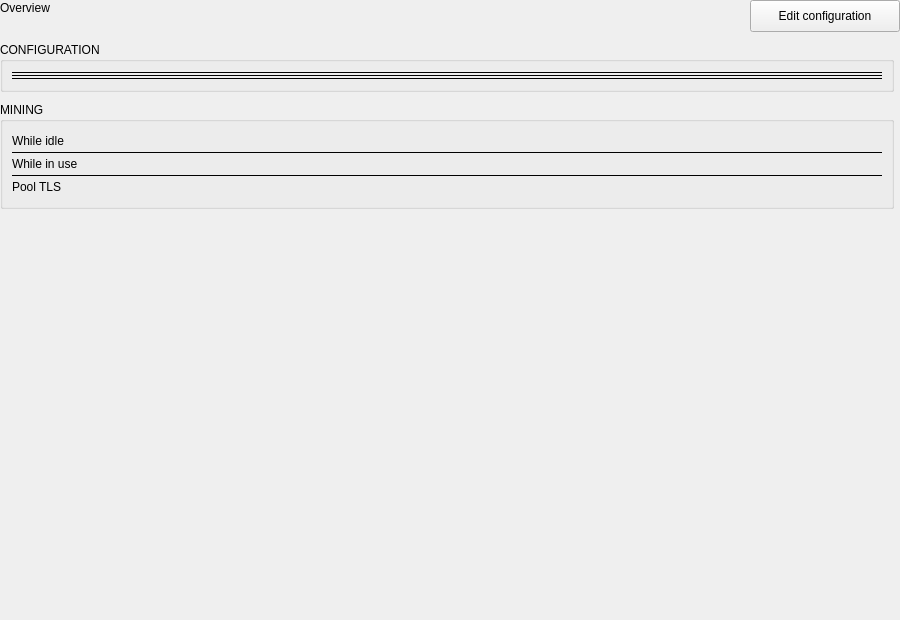
<?xml version="1.0" encoding="UTF-8"?>
<ui version="4.0">
 <class>DashboardPage</class>
 <widget class="QWidget" name="DashboardPage">
  <property name="geometry">
   <rect>
    <x>0</x>
    <y>0</y>
    <width>900</width>
    <height>620</height>
   </rect>
  </property>
  <layout class="QVBoxLayout" name="rootLayout">
   <property name="spacing">
    <number>10</number>
   </property>
   <property name="leftMargin">
    <number>0</number>
   </property>
   <property name="topMargin">
    <number>0</number>
   </property>
   <property name="rightMargin">
    <number>0</number>
   </property>
   <property name="bottomMargin">
    <number>0</number>
   </property>
   <item>
    <layout class="QHBoxLayout" name="headerLayout" stretch="1,0">
     <property name="spacing">
      <number>10</number>
     </property>
     <item>
      <layout class="QVBoxLayout" name="headerText">
       <property name="spacing">
        <number>1</number>
       </property>
       <item>
        <widget class="QLabel" name="sectionTitle">
         <property name="text">
          <string>Overview</string>
         </property>
        </widget>
       </item>
       <item>
        <widget class="QLabel" name="sectionHint">
         <property name="text">
          <string/>
         </property>
         <property name="role" stdset="0">
          <string notr="true">dim</string>
         </property>
        </widget>
       </item>
      </layout>
     </item>
     <item>
      <widget class="QPushButton" name="editButton">
       <property name="minimumSize">
        <size>
         <width>150</width>
         <height>32</height>
        </size>
       </property>
       <property name="maximumSize">
        <size>
         <width>16777215</width>
         <height>32</height>
        </size>
       </property>
       <property name="cursor">
        <cursorShape>PointingHandCursor</cursorShape>
       </property>
       <property name="text">
        <string>Edit configuration</string>
       </property>
       <property name="primary" stdset="0">
        <bool>true</bool>
       </property>
      </widget>
     </item>
    </layout>
   </item>
   <item>
    <widget class="QScrollArea" name="scrollArea">
     <property name="frameShape">
      <enum>QFrame::Shape::NoFrame</enum>
     </property>
     <property name="horizontalScrollBarPolicy">
      <enum>Qt::ScrollBarPolicy::ScrollBarAlwaysOff</enum>
     </property>
     <property name="widgetResizable">
      <bool>true</bool>
     </property>
     <widget class="QWidget" name="scrollContents">
      <property name="geometry">
       <rect>
        <x>0</x>
        <y>0</y>
        <width>884</width>
        <height>560</height>
       </rect>
      </property>
      <layout class="QVBoxLayout" name="contentLayout">
       <property name="spacing">
        <number>10</number>
       </property>
       <property name="leftMargin">
        <number>0</number>
       </property>
       <property name="topMargin">
        <number>0</number>
       </property>
       <property name="rightMargin">
        <number>6</number>
       </property>
       <property name="bottomMargin">
        <number>0</number>
       </property>
       <item>
        <widget class="QGroupBox" name="valuesGroup">
         <property name="title">
          <string>CONFIGURATION</string>
         </property>
         <layout class="QVBoxLayout" name="valuesLayout">
          <property name="spacing">
           <number>0</number>
          </property>
          <item>
           <widget class="KeyValueRow" name="endpointRow" native="true">
            <property name="key" stdset="0">
             <string>Endpoint</string>
            </property>
           </widget>
          </item>
          <item>
           <widget class="QFrame" name="valuesLine1">
            <property name="frameShape">
             <enum>QFrame::Shape::HLine</enum>
            </property>
            <property name="hline" stdset="0">
             <bool>true</bool>
            </property>
           </widget>
          </item>
          <item>
           <widget class="KeyValueRow" name="poolRow" native="true">
            <property name="key" stdset="0">
             <string>Pool</string>
            </property>
           </widget>
          </item>
          <item>
           <widget class="QFrame" name="valuesLine2">
            <property name="frameShape">
             <enum>QFrame::Shape::HLine</enum>
            </property>
            <property name="hline" stdset="0">
             <bool>true</bool>
            </property>
           </widget>
          </item>
          <item>
           <widget class="KeyValueRow" name="walletRow" native="true">
            <property name="key" stdset="0">
             <string>XMR wallet</string>
            </property>
           </widget>
          </item>
          <item>
           <widget class="QFrame" name="valuesLine3">
            <property name="frameShape">
             <enum>QFrame::Shape::HLine</enum>
            </property>
            <property name="hline" stdset="0">
             <bool>true</bool>
            </property>
           </widget>
          </item>
          <item>
           <widget class="KeyValueRow" name="toxRow" native="true">
            <property name="key" stdset="0">
             <string>Tox ID</string>
            </property>
           </widget>
          </item>
         </layout>
        </widget>
       </item>
       <item>
        <widget class="QGroupBox" name="miningGroup">
         <property name="title">
          <string>MINING</string>
         </property>
         <layout class="QVBoxLayout" name="miningLayout">
          <property name="spacing">
           <number>0</number>
          </property>
          <item>
           <layout class="QHBoxLayout" name="idleRow">
            <property name="topMargin">
             <number>3</number>
            </property>
            <property name="bottomMargin">
             <number>3</number>
            </property>
            <item>
             <widget class="QLabel" name="idleKey">
              <property name="text">
               <string>While idle</string>
              </property>
              <property name="role" stdset="0">
               <string notr="true">dim</string>
              </property>
             </widget>
            </item>
            <item>
             <spacer name="idleSpacer">
              <property name="orientation">
               <enum>Qt::Orientation::Horizontal</enum>
              </property>
              <property name="sizeHint" stdset="0">
               <size>
                <width>40</width>
                <height>10</height>
               </size>
              </property>
             </spacer>
            </item>
            <item>
             <widget class="QLabel" name="idleValue">
              <property name="text">
               <string/>
              </property>
             </widget>
            </item>
           </layout>
          </item>
          <item>
           <widget class="QFrame" name="miningLine1">
            <property name="frameShape">
             <enum>QFrame::Shape::HLine</enum>
            </property>
            <property name="hline" stdset="0">
             <bool>true</bool>
            </property>
           </widget>
          </item>
          <item>
           <layout class="QHBoxLayout" name="activeRow">
            <property name="topMargin">
             <number>3</number>
            </property>
            <property name="bottomMargin">
             <number>3</number>
            </property>
            <item>
             <widget class="QLabel" name="activeKey">
              <property name="text">
               <string>While in use</string>
              </property>
              <property name="role" stdset="0">
               <string notr="true">dim</string>
              </property>
             </widget>
            </item>
            <item>
             <spacer name="activeSpacer">
              <property name="orientation">
               <enum>Qt::Orientation::Horizontal</enum>
              </property>
              <property name="sizeHint" stdset="0">
               <size>
                <width>40</width>
                <height>10</height>
               </size>
              </property>
             </spacer>
            </item>
            <item>
             <widget class="QLabel" name="activeValue">
              <property name="text">
               <string/>
              </property>
             </widget>
            </item>
           </layout>
          </item>
          <item>
           <widget class="QFrame" name="miningLine2">
            <property name="frameShape">
             <enum>QFrame::Shape::HLine</enum>
            </property>
            <property name="hline" stdset="0">
             <bool>true</bool>
            </property>
           </widget>
          </item>
          <item>
           <layout class="QHBoxLayout" name="tlsRow">
            <property name="topMargin">
             <number>3</number>
            </property>
            <property name="bottomMargin">
             <number>3</number>
            </property>
            <item>
             <widget class="QLabel" name="tlsKey">
              <property name="text">
               <string>Pool TLS</string>
              </property>
              <property name="role" stdset="0">
               <string notr="true">dim</string>
              </property>
             </widget>
            </item>
            <item>
             <spacer name="tlsSpacer">
              <property name="orientation">
               <enum>Qt::Orientation::Horizontal</enum>
              </property>
              <property name="sizeHint" stdset="0">
               <size>
                <width>40</width>
                <height>10</height>
               </size>
              </property>
             </spacer>
            </item>
            <item>
             <widget class="QLabel" name="tlsValue">
              <property name="text">
               <string/>
              </property>
             </widget>
            </item>
           </layout>
          </item>
         </layout>
        </widget>
       </item>
       <item>
        <spacer name="bottomSpacer">
         <property name="orientation">
          <enum>Qt::Orientation::Vertical</enum>
         </property>
         <property name="sizeHint" stdset="0">
          <size>
           <width>20</width>
           <height>10</height>
          </size>
         </property>
        </spacer>
       </item>
      </layout>
     </widget>
    </widget>
   </item>
  </layout>
 </widget>
 <customwidgets>
  <customwidget>
   <class>KeyValueRow</class>
   <extends>QWidget</extends>
   <header>widgets/card.h</header>
  </customwidget>
 </customwidgets>
 <resources/>
 <connections/>
</ui>
